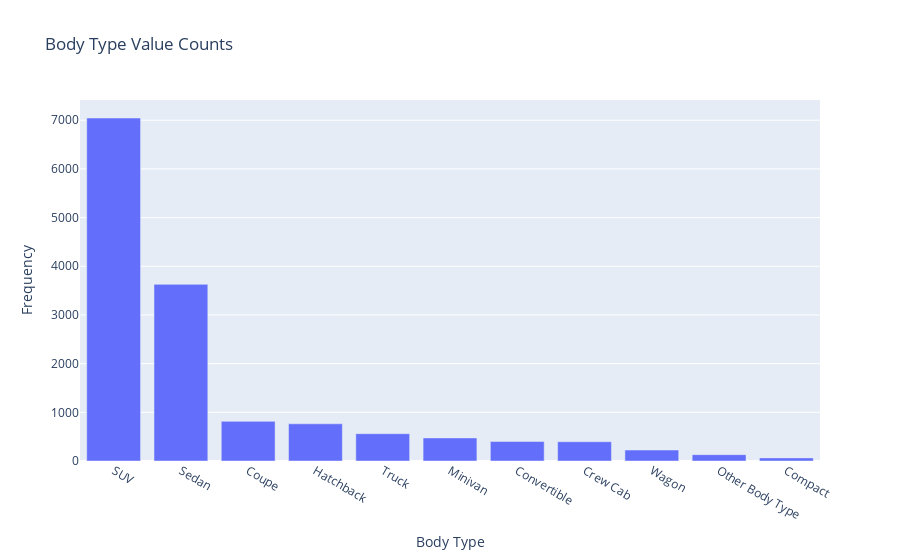

Here is the notebook cell this chart was saved with:
### Markdown cell above
### 2.2 Body Type Frequency Bar Chart

### Code cell
s2 = df[~pd.isnull(df['Body Type'])]['Body Type']
chart = pd.value_counts(s2).to_frame(name='data')
chart['percent'] = (chart['data'] / chart['data'].sum()) * 100
chart.index.name = 'labels'
chart = chart.reset_index().sort_values(['data', 'labels'], ascending=[False, True])
chart = chart[:100]
charts = [go.Bar(x=chart['labels'].values, y=chart['data'].values, name='Frequency')]
figure = go.Figure(data=charts, layout=go.Layout({
    'barmode': 'group',
    'legend': {'orientation': 'h'},
    'title': {'text': 'Body Type Value Counts'},
    'xaxis': {'title': {'text': 'Body Type'}},
    'yaxis': {'title': {'text': 'Frequency'}}
}))
pio.show(figure)

### Figure 1 — Plotly figure (JSON) as saved in the notebook; plotly's stock layout.template omitted (floating-point values rounded to 4 significant figures)
{"data": [{"name": "Frequency", "type": "bar", "x": ["SUV", "Sedan", "Coupe", "Hatchback", "Truck", "Minivan", "Convertible", "Crew Cab", "Wagon", "Other Body Type", "Compact"], "y": [7045, 3629, 814, 764, 561, 474, 400, 396, 225, 130, 64]}], "layout": {"barmode": "group", "legend": {"orientation": "h"}, "title": {"text": "Body Type Value Counts"}, "xaxis": {"title": {"text": "Body Type"}}, "yaxis": {"title": {"text": "Frequency"}}}}
